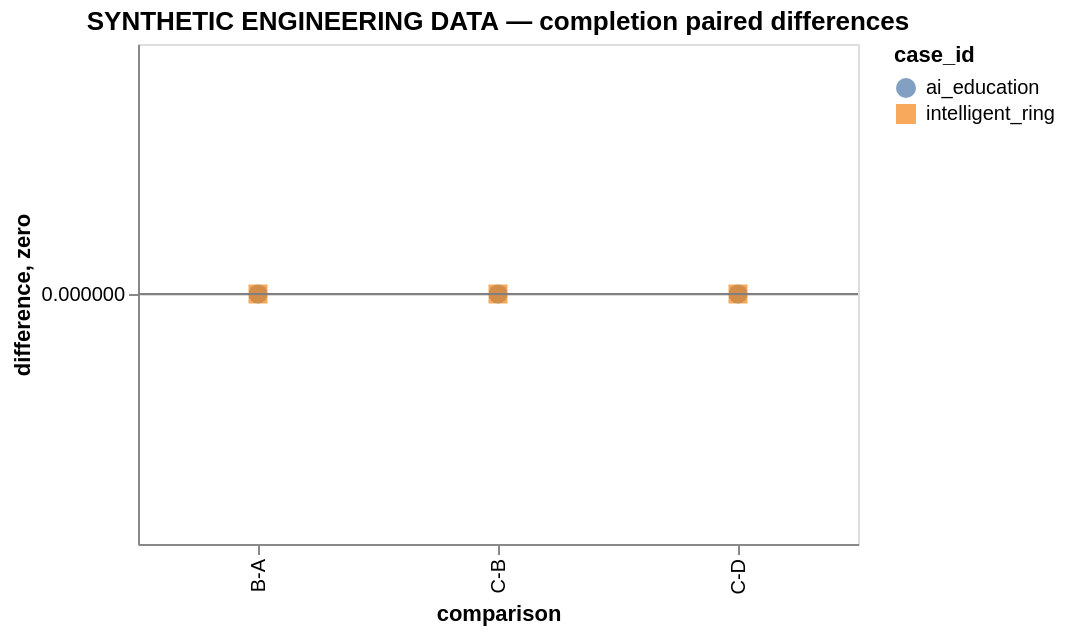

Here is the Vega-Lite specification saved for this chart:
### Vega-Lite specification from a JSON file in a GitHub repository (floating-point values rounded to 4 significant figures)
{"config": {"view": {"continuousWidth": 300, "continuousHeight": 300}}, "layer": [{"data": {"values": [{"case_id": "ai_education", "comparison": "B-A", "difference": 0}, {"case_id": "intelligent_ring", "comparison": "B-A", "difference": 0}, {"case_id": "ai_education", "comparison": "C-B", "difference": 0}, {"case_id": "intelligent_ring", "comparison": "C-B", "difference": 0}, {"case_id": "ai_education", "comparison": "C-D", "difference": 0}, {"case_id": "intelligent_ring", "comparison": "C-D", "difference": 0}]}, "mark": {"type": "point", "filled": true, "size": 90}, "encoding": {"color": {"field": "case_id", "type": "nominal"}, "shape": {"field": "case_id", "type": "nominal"}, "tooltip": [{"field": "case_id", "type": "nominal"}, {"field": "comparison", "type": "nominal"}, {"field": "difference", "type": "quantitative"}], "x": {"field": "comparison", "sort": ["B-A", "C-B", "C-D"], "type": "nominal"}, "y": {"field": "difference", "type": "quantitative"}}, "title": "SYNTHETIC ENGINEERING DATA — completion paired differences"}, {"data": {"values": [{"zero": 0}]}, "mark": {"type": "rule", "color": "gray"}, "encoding": {"y": {"field": "zero", "type": "quantitative"}}}], "height": 250, "width": 360, "$schema": "https://vega.github.io/schema/vega-lite/v6.4.1.json"}
